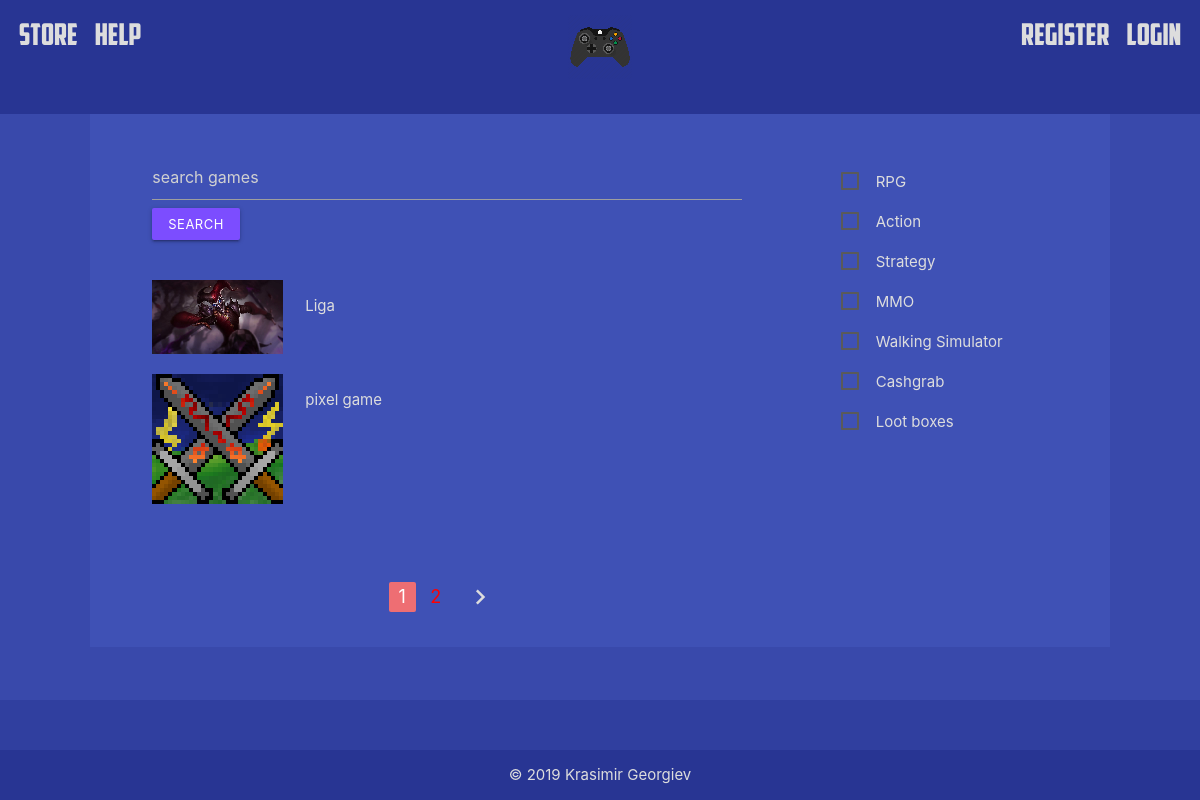
The app's page /search/ with its own data.
### store/models.py (models this page shows, shortened)
class Game(models.Model):
	name = models.CharField(max_length = 128)
	description = models.TextField()
	price = models.IntegerField()
	thumbnail = models.ImageField(upload_to = 'game_thumbnails/')
	takes_two_columns = models.BooleanField(default=False)
	game_files = models.FileField(upload_to ='games/')
	release_date = models.DateTimeField(auto_now_add = True)
	tags = models.ManyToManyField('Tag')
	platforms = models.ManyToManyField('Platform')
	owners = models.ManyToManyField(User)
	def get_thumbnail_url(self):
		return settings.MEDIA_URL + self.thumbnail.name

class Tag(models.Model):
	name = models.CharField(max_length = 32)
	def __str__(self):
		return self.name

### store/views.py (the view, shortened to what this page needs)
# urls.py: re_path(r'^search/$', views.search, name = "search"),
def search(request):
	GAMES_PER_PAGE_COUNT = 2
	games_list = Game.objects.all()
	page = 1
	paginator = Paginator(games_list, GAMES_PER_PAGE_COUNT)
	games = paginator.get_page(page)
	tags = Tag.objects.all()
	return render(request, "store/search_bar.html", {"games": games, "tags": tags})

### store/templates/store/search_bar.html (shortened to what this page needs)
{% extends 'store/layout.html' %}
{% load static %}
{% block content %}
	<div class = "container">
		<form action = "/store/search/", method = "GET" name = "search-game" id = "search-game">
			<div class = "row padding-vert-20">
				<div class = "col s12 m7 l8">
					<input id = "search-text" type = "text" name = "search-text" placeholder="search games">
					<button type = "submit" class = "align-right btn-small">Search</button>
					{% if games %}
					<div id = "game-list-compact" class = "margin-vert-40">
						{% for game in games %}
							<div id = "game-box-compact">
								<a href = "{% url 'store:detail' game.pk %}">
									<div class = "row">
										<img src = "{{ game.get_thumbnail_url }}" width = 200 class = "col s4 m4 l3">
										<p class = "col s8 m8 l9">{{ game.name }}</p>
									</div>
								</a>
							</div>
						{% endfor %}
					</div>
					{% else %}
						<p>No games found!</p>
					{% endif %}
					<br>
					<ul class="pagination center">
					    <li class="active waves-effects"><a href="">{{ games.number }}</a></li>
					    {% if games.has_next %}
						    <li class="waves-effect"><a href="?page={{ games.next_page_number }}">{{ games.next_page_number }}</a></li>
						    <li><a href="?page={{ games.paginator.num_pages }}"><i class="material-icons">chevron_right</i></a></li>
					    {% endif %}
					</ul>
				</div>
				<div class = "col s1"></div>
				<div class = "col s12 m4 l3">
					{% for tag in tags %}
						<p>
							<label>
						    	<span>{{ tag }}</span>
						    </label>
						</p>
					{% endfor %}
				</div>
			</div>
		</form>
	</div>
{% endblock %}

### static/css/main.css (style rules this page uses)
* { color: #ddd; }
html { height: 100%; }
body { position: relative; min-height: 100%; }
body::after { content: ''; display: block; height: 100px; }
img { image-rendering: pixelated; }
.container { width: 90%; padding-top: 20px; }
.btn, .btn-small { background-color: #7c4dff ; }
.pagination li a { color: #f00; }
.margin-vert-40 { margin-top: 40px; margin-bottom: 40px; }
.padding-vert-20 { padding-top: 20px; padding-bottom: 20px; }

### records on screen
Game: get_thumbnail_url (picture), name "Liga"
Game: get_thumbnail_url (picture), name "pixel game"
Tag: name "RPG"
Tag: name "Action"
Tag: name "Strategy"
Tag: name "MMO"
Tag: name "Walking Simulator"
Tag: name "Cashgrab"
Tag: name "Loot boxes"

### other values on screen
{{ games.number }} "1"
